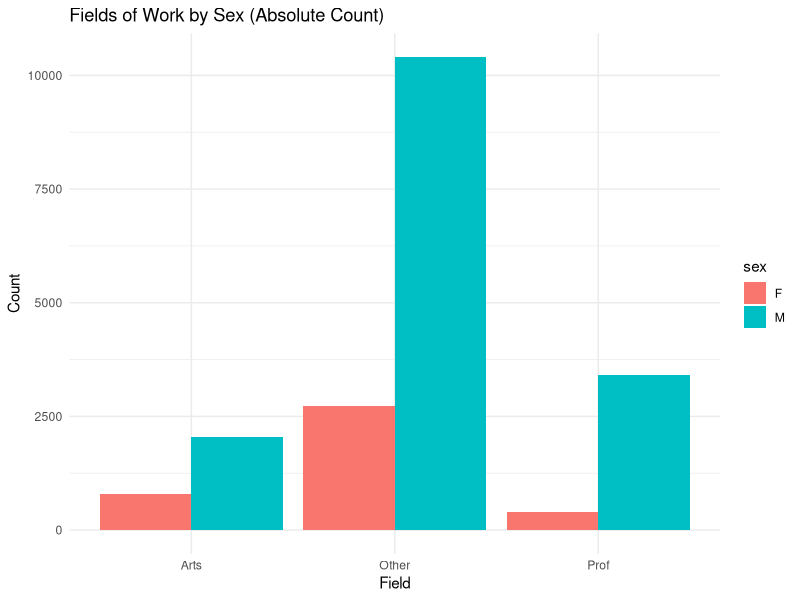
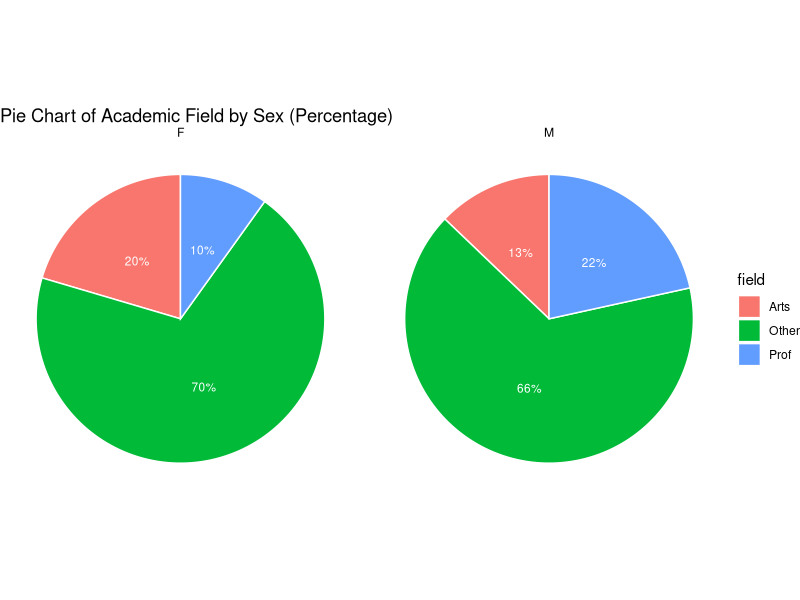
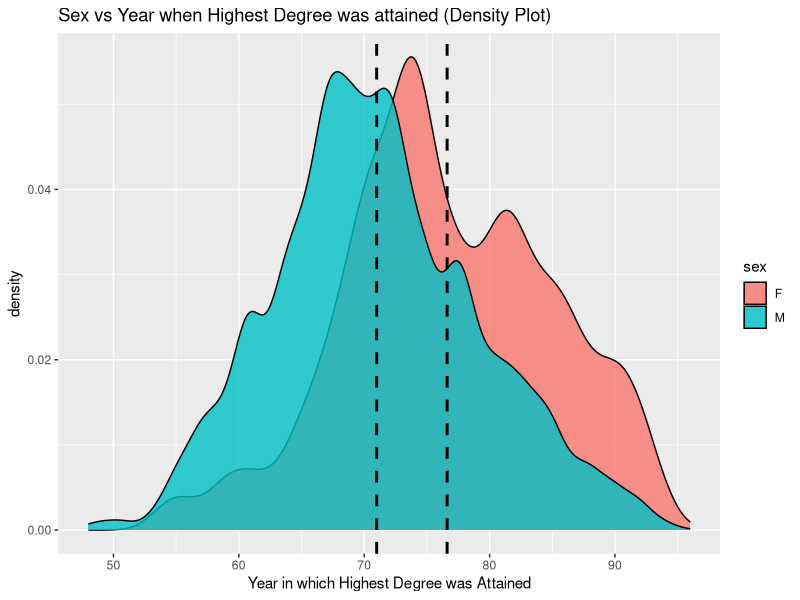
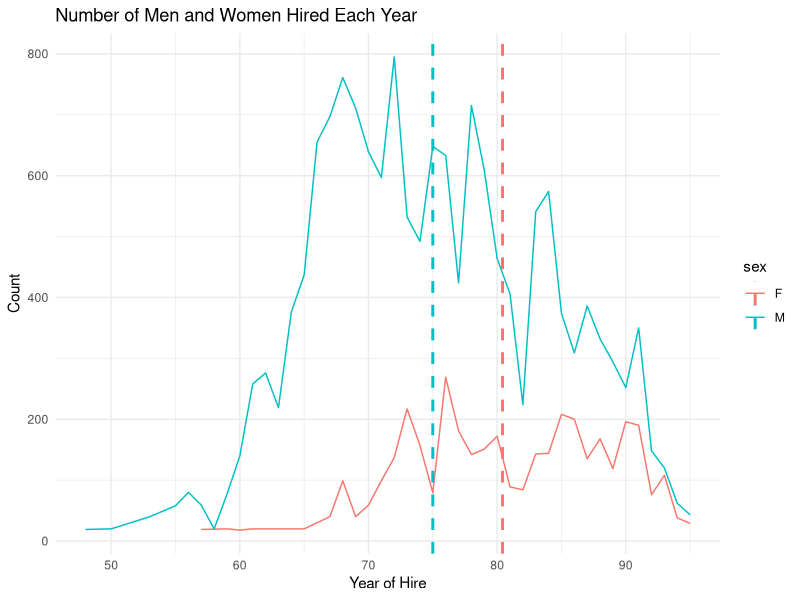
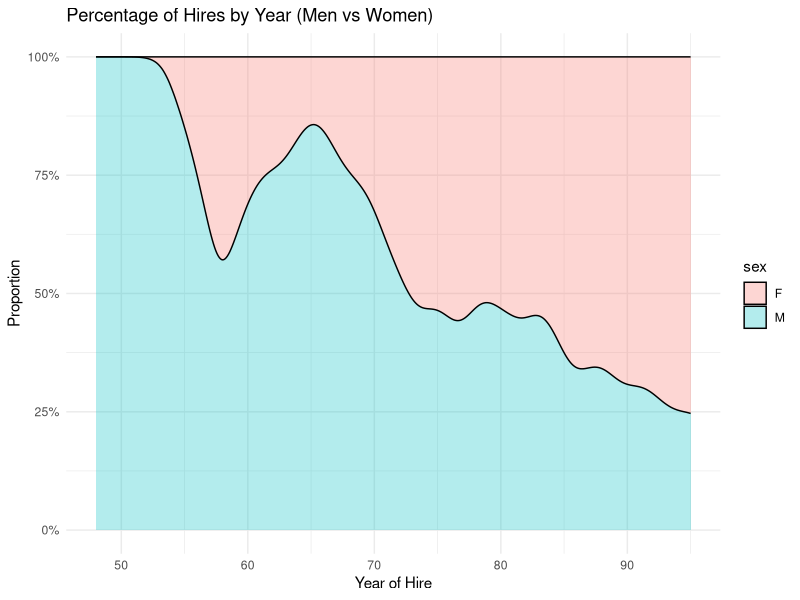
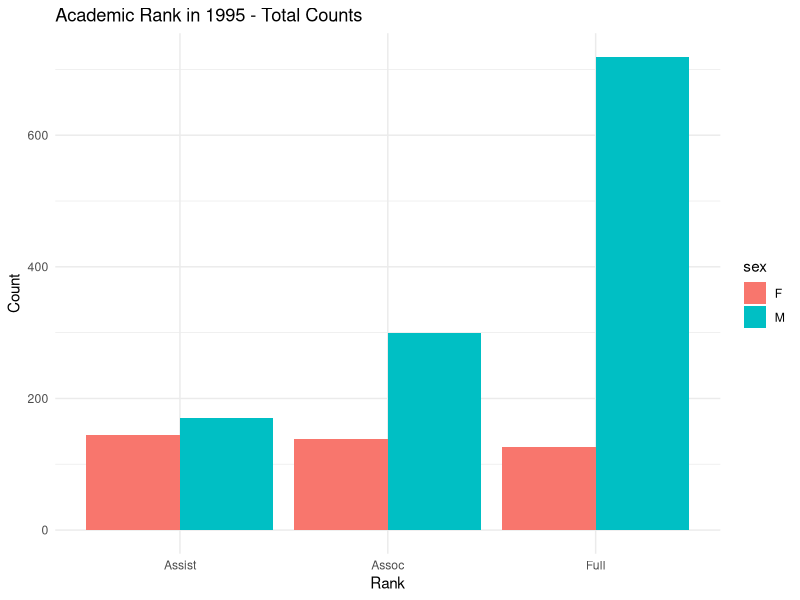
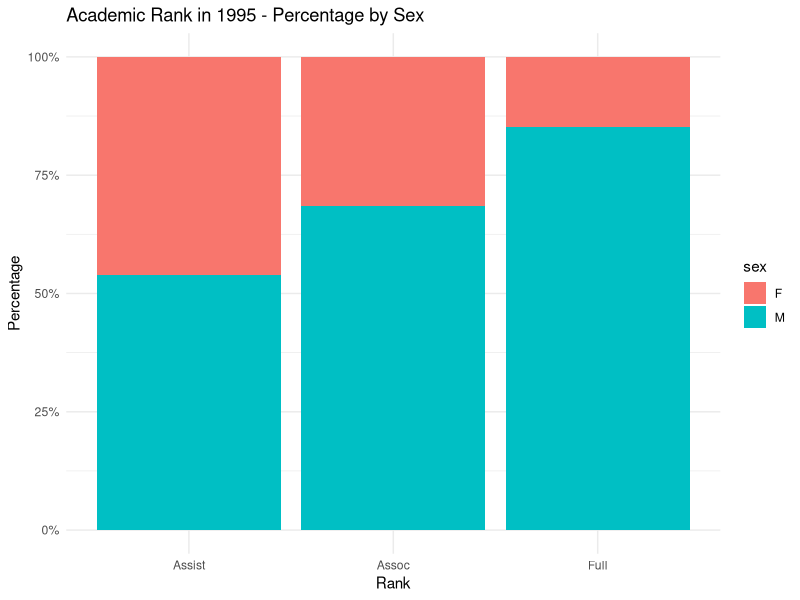
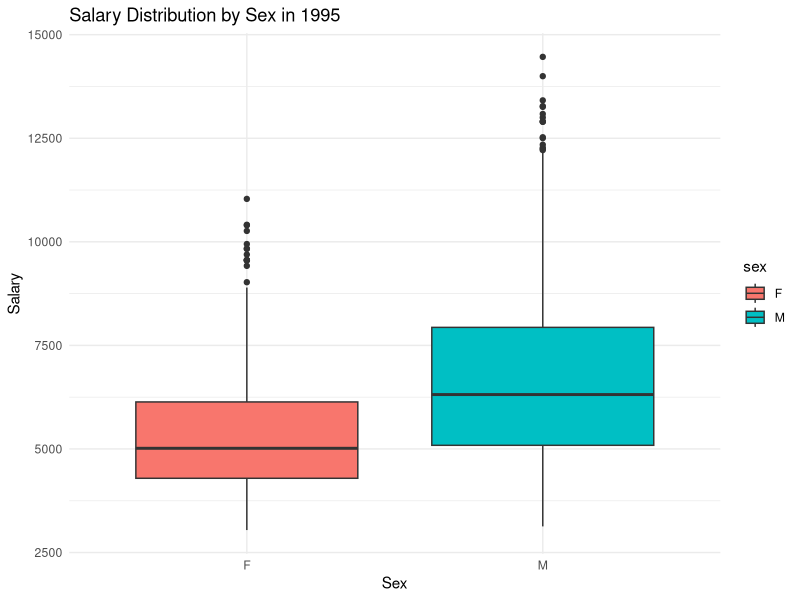

The R script that drew these images, in order:
# Generate suitable descriptive statistics of the 
# 1. Distribution of academic field, 
# - Shown by generating a bar chart of sex vs academic field (Shows absolute number)
# - Pie chart shows percentage of men / women who choose a particular field

# 2. Year in which they attained their highest degree, 
# - Histogram shows this for absolute values
# - Density plot shows this for genders (as a percentage of that gender)

# 3. Year they were hired at the university, 
# - Time series chart shows how many men / women were hired at Uni each year (absolute values)
# - Density plot shows the total percentage of women and men hired in a given year

# 4. Academic rank in 1995 
# - Bar chart showing the total counts
# - Percentage of total women and total men in 1995 who hold a particular rank

# 5. monthly salary in 1995 by sex.
# - Boxplot showing the mean and the variance of the salaries by sex
# Time series chart showing how salary of men and women have changed over time

# Write a paragraph commenting on any differences you observe between men and women faculty in these measurements. 

library(dplyr)    # for data manipulation
library(ggplot2)  # for plotting
library(scales)   # for percentage scales in some plots (e.g. scale_y_continuous(labels=percent))

# Read in the dataset and generate insights about the data
salary_data <- read.table(file = "salary.txt", header = TRUE)

data_insights <- function(df) {
  # Basic dimensions
  n_rows <- nrow(df)
  n_cols <- ncol(df)
  
  # Identify numeric columns
  numeric_vars <- sapply(df, is.numeric)
  n_numeric <- sum(numeric_vars)
  
  # Identify categorical columns (factors or character)
  categorical_vars <- sapply(df, function(x) is.factor(x) || is.character(x))
  n_categorical <- sum(categorical_vars)
  
  # Print the insights
  cat("Data Frame Insights:\n")
  cat("Number of rows:", n_rows, "\n")
  cat("Number of columns:", n_cols, "\n")
  cat("Number of numeric columns:", n_numeric, "\n")
  cat("Number of categorical columns:", n_categorical, "\n\n")
  
  cat("Numeric Variables:\n")
  print(names(df)[numeric_vars])
  cat("\nCategorical Variables:\n")
  print(names(df)[categorical_vars])
}

data_insights(salary_data)


salary_data <- salary_data %>%
  arrange(id, year)


salary_data <- salary_data %>%
  group_by(id) %>%
  mutate(salary_increment = salary - dplyr::lag(salary)) %>%
  ungroup()  # It's a good practice to ungroup after performing grouped operations

write.table(salary_data, file = "updated_salary.txt", sep = "\t", row.names = FALSE, quote = FALSE)



print("=============================================================")
degree_counts_by_gender <- table(salary_data$sex, salary_data$deg)
print("Highest degree attained vs Sex")
print(degree_counts_by_gender)
print("=============================================================")
fields_of_work_and_gender <- table(salary_data$sex, salary_data$field)
print("Distribution of Academic field by Sex")
print(fields_of_work_and_gender)
print("=============================================================")
rank_and_gender <- table(salary_data$sex, salary_data$rank)
print("Rank attained vs Sex")
print(rank_and_gender)
print("=============================================================")
summary_of_year_of_highest_degree_by_sex <- aggregate(yrdeg ~ sex, data = salary_data, FUN = summary)
print("Summary of 'Year in Which highest degree was attained' vs Sex")
print(summary_of_year_of_highest_degree_by_sex)
print("=============================================================")
summary_of_year_of_hire_by_sex <- aggregate(startyr ~ sex, data = salary_data, FUN = summary)
print("Summary of Year of hire vs Sex")
print(summary_of_year_of_hire_by_sex)
print("=============================================================")
summary_of_salary_by_sex <- aggregate(salary ~ sex, data = salary_data, FUN = summary)
print("Summary of Salary vs Sex")
print(summary_of_salary_by_sex)
print("=============================================================")

# 1. Distribution of academic field


# (a) Bar Chart: sex vs academic field (absolute number)
p_field_bar <- ggplot(salary_data, aes(x = field, fill = sex)) +
  geom_bar(position = "dodge") +
  labs(title = "Fields of Work by Sex (Absolute Count)",
       x = "Field",
       y = "Count") +
  theme_minimal()
print(p_field_bar)

# (b) Pie Chart: percentage of men/women in each field
#   - We group by sex and field, calculate n, then proportion of each field within that sex.
pie_data <- salary_data %>%
  group_by(sex, field) %>%
  summarise(n = n(), .groups = 'drop') %>%
  group_by(sex) %>%
  mutate(prop = n / sum(n))  # proportion within that sex

p_field_pie <- ggplot(pie_data, aes(x = "", y = prop, fill = field)) +
  # Using geom_bar(stat = "identity") to plot exactly the 'prop' values
  geom_bar(stat = "identity", width = 1, color = "white") +
  # Convert stacked bar to a pie chart
  coord_polar("y", start = 0) +
  # Separate pies for Men and Women
  facet_wrap(~ sex) +
  # Format the y-axis as percentages
  scale_y_continuous(labels = scales::percent_format(accuracy = 1)) +
  # Here we add the text labels with percentages INSIDE the slices
  geom_text(aes(label = scales::percent(prop, accuracy = 1)),
            position = position_stack(vjust = 0.5),
            size = 3,  # Adjust text size as desired
            color = "white") + 
  labs(title = "Pie Chart of Academic Field by Sex (Percentage)",
       x = NULL,
       y = NULL) +
  # Remove background elements and fix aspect ratio to get a perfect circle
  theme_void() +
  theme(
    legend.position = "right",
    aspect.ratio = 1   # ensures the facet is a circle
  )

print(p_field_pie)


# 2. Year in which they attained their highest degree


yrdeg_means <- salary_data %>%
  group_by(sex) %>%
  summarise(mean_yrdeg = mean(yrdeg, na.rm = TRUE))

p7 <- ggplot(salary_data, aes(yrdeg))
plot_of_sex_vs_yrdeg <- p7 + geom_density(aes(fill = factor(sex)), alpha = 0.8) + 
    geom_vline(
    data = yrdeg_means,
    aes(xintercept = mean_yrdeg),
    linetype = "dashed",
    size = 1
  ) +
  labs(title = "Sex vs Year when Highest Degree was attained (Density Plot)", 
       x = "Year in which Highest Degree was Attained",
       fill = "sex")
print(plot_of_sex_vs_yrdeg)


# 3. Year they were hired at the university


# (a) Time series chart: how many men/women were hired each year (absolute values)
hire_data <- salary_data %>%
  group_by(startyr, sex) %>%
  summarise(count = n(), .groups = 'drop')

avg_years <- hire_data %>%
  group_by(sex) %>%
  summarise(
    avg_year = sum(startyr * count) / sum(count),  # Weighted mean
    .groups = 'drop'
  )

# 2. Create the original time series plot
p_hire_timeseries <- ggplot(hire_data, aes(x = startyr, y = count, color = sex)) +
  geom_line() +
  # 3. Add vertical lines for each sex's average hire year
  geom_vline(
    data = avg_years,
    aes(xintercept = avg_year, color = sex),
    linetype = "dashed",
    size = 1
  ) +
  labs(
    title = "Number of Men and Women Hired Each Year",
    x = "Year of Hire",
    y = "Count"
  ) +
  theme_minimal()

print(p_hire_timeseries)


# (b) Density plot: total percentage of women and men hired in a given year
p_hire_dens <- ggplot(salary_data, aes(x = startyr, fill = sex)) +
  geom_density(alpha = 0.3, position = "fill") +
  labs(title = "Percentage of Hires by Year (Men vs Women)",
       x = "Year of Hire",
       y = "Proportion") +
  scale_y_continuous(labels = percent) +
  theme_minimal()
print(p_hire_dens)


# 4. Academic rank in 1995


rank_95_data <- salary_data %>% filter(year == 95)

# (a) Bar chart showing the total counts
p_rank_95_count <- ggplot(rank_95_data, aes(x = rank, fill = sex)) +
  geom_bar(position = "dodge") +
  labs(title = "Academic Rank in 1995 - Total Counts",
       x = "Rank",
       y = "Count") +
  theme_minimal()
print(p_rank_95_count)

# (b) Percentage of total women/men in 1995 who hold a particular rank
p_rank_95_percent <- ggplot(rank_95_data, aes(x = rank, fill = sex)) +
  geom_bar(position = "fill") +
  scale_y_continuous(labels = percent) +
  labs(title = "Academic Rank in 1995 - Percentage by Sex",
       x = "Rank",
       y = "Percentage") +
  theme_minimal()
print(p_rank_95_percent)


# 5. Monthly salary in 1995 by sex, and time series of salary over all years


salary_95_data <- salary_data %>% filter(year == 95)

# (a) Boxplot of monthly salary in 1995 by sex
p_salary_95_box <- ggplot(salary_95_data, aes(x = sex, y = salary, fill = sex)) +
  geom_boxplot() +
  labs(title = "Salary Distribution by Sex in 1995",
       x = "Sex",
       y = "Salary") +
  theme_minimal()
print(p_salary_95_box)

# (b) Time series chart showing how average salary of men and women changed over time
salary_trend <- salary_data %>%
  group_by(year, sex) %>%
  summarise(mean_salary = mean(salary, na.rm = TRUE), .groups = 'drop')

p_salary_trend <- ggplot(salary_trend, aes(x = year, y = mean_salary, color = sex)) +
  geom_line() +
  labs(title = "Average Salary by Year and Sex",
       x = "Year",
       y = "Average Salary") +
  theme_minimal()
print(p_salary_trend)


